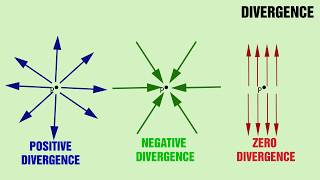
%> input picture 1/1.jpg, 320 x 180 px
$ octave filtres_method.m   (GNU Octave 9; MATLAB toolbox functions it lacks are replaced by stand-ins)
%> lines starting %> are read from the running program, lines starting %| are printed output that depends on the picture
close all
I = imread('1.jpg');
%> I is the input picture: size 180x320x3 uint8; mean R, G, B 200.2, 227.6, 183.4
I=rgb2gray(I);
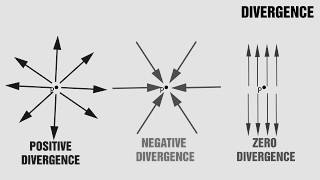
%> I: size 180x320 uint8; min 1, max 252, mean 214.5
imshow(I);
title('base')

figure
h=fspecial('average', [3 3]);
J=imfilter(I,h);
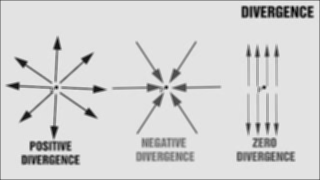
%> J: size 180x320 uint8; min 4, max 233, mean 213.1
imshow(J);
title('average 3x3')

figure
h=fspecial('average',[5 5]);
J=imfilter(I,h);
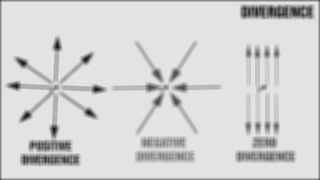
%> J: size 180x320 uint8; min 21, max 231, mean 212.1
imshow(J);
title('average 5x5')

figure
h=fspecial('average',[7 7]);
J=imfilter(I,h);
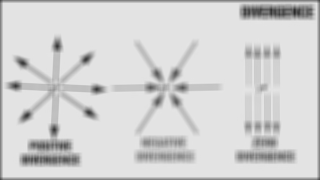
%> J: size 180x320 uint8; min 43, max 229, mean 211.1
imshow(J);
title('average 7x7')

figure
h=[0 1 0; 1 -4 1; 0 1 0];
J=I-imfilter(I,h);
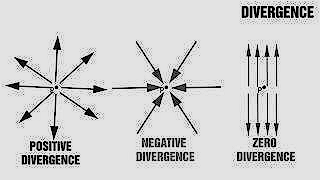
%> J: size 180x320 uint8; min 0, max 252, mean 208.6
imshow(J);
title('Laplasian 1')

figure
h=[1 1 1; 1 -8 1; 1 1 1];
J=I-imfilter(I,h);
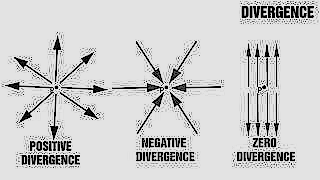
%> J: size 180x320 uint8; min 0, max 252, mean 205.8
imshow(J);
title('Laplasian 2')
